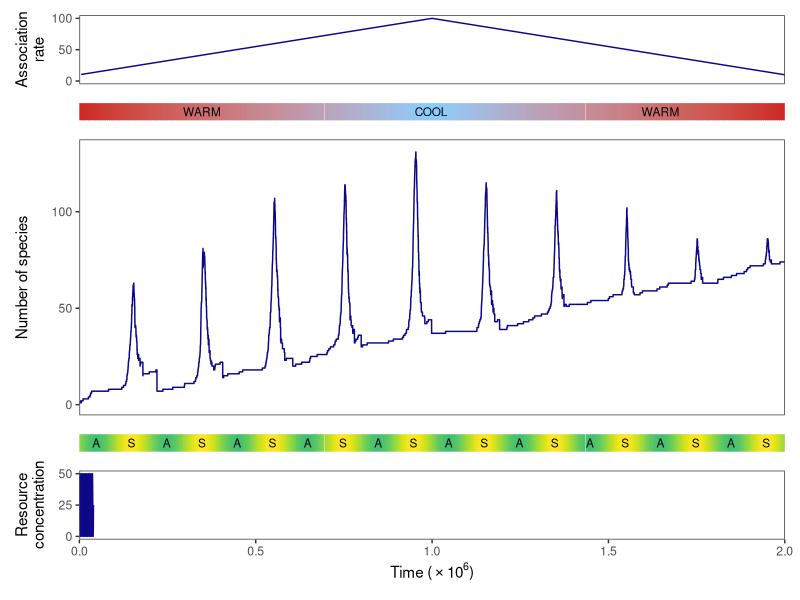

Reproduce this figure in R.
library(tidyverse)
library(patchwork)


dat <- read_tsv("../data/evo_data.tsv", col_types = "ddid") |>
  mutate(time = time / 1e6)
tmax <- max(dat$time)


p1 <- dat |>
  slice(1:400 * 100) |> # Reduce resolution (same quality, smaller file size)
  ggplot(aes(x = time, y = assocRate)) +
  geom_line(color = viridis::plasma(1)) +
  scale_x_continuous(expand = c(0, 0), limits = c(0, NA)) +
  scale_y_continuous(limits = c(0, NA), breaks = c(0, 50, 100)) +
  labs(x = NULL, y = "Association\nrate") +
  theme_bw() +
  theme(panel.grid = element_blank(),
        axis.text.x = element_blank(), axis.ticks.x = element_blank())

p2 <- dat |>
  slice(1:400 * 100) |> # Reduce resolution (same quality, smaller file size)
  ggplot(aes(x = time, y = 0, color = assocRate, fill = assocRate)) +
  geom_tile() +
  scale_x_continuous(expand = c(0, 0)) +
  scale_y_continuous(expand = c(0, 0)) +
  scale_color_gradient(low = "firebrick3", high = "skyblue1") +
  scale_fill_gradient(low = "firebrick3", high = "skyblue1") +
  labs(x = NULL, y = NULL) +
  guides(color = "none", fill = "none") +
  theme_minimal() +
  theme(axis.text = element_blank(), axis.ticks = element_blank()) +
  annotate(geom="text", x=0.175*tmax, y=0, label="WARM", color="black", size=3) +
  annotate(geom="text", x=0.500*tmax, y=0, label="COOL", color="black", size=3) +
  annotate(geom="text", x=0.825*tmax, y=0, label="WARM", color="black", size=3)

p3 <- dat |>
  ggplot(aes(x = time, y = numTypes)) +
  geom_line(color = viridis::plasma(1)) +
  scale_x_continuous(expand = c(0, 0), limits = c(0, NA)) +
  labs(x = NULL, y = "Number of species") +
  theme_bw() +
  theme(panel.grid = element_blank(),
        axis.text.x = element_blank(), axis.ticks.x = element_blank())

p4 <- (dat |>
         slice(1:400 * 100) |> # Reduce resolution (same quality, smaller file size)
         ggplot(aes(x = time, y = 0, color = resource, fill = resource)) +
         geom_tile() +
         scale_x_continuous(expand = c(0, 0)) +
         scale_y_continuous(expand = c(0, 0)) +
         scale_color_viridis_c(begin = 0.7, direction = -1) +
         scale_fill_viridis_c(begin = 0.7, direction = -1) +
         labs(x = NULL, y = NULL) +
         guides(color = "none", fill = "none") +
         theme_minimal() +
         theme(axis.text = element_blank(), axis.ticks = element_blank())) |>
  (\(plt) reduce(1:20, \(p, i) {
    x <- seq(0.025*tmax, 0.975*tmax, l = 20)[i]
    lab <- ifelse(i %% 2 == 0, "S", "A")
    p + annotate(geom = "text", x = x, y = 0, label = lab, color = "black", size = 3)
  }, .init = plt))()


p5 <- dat |>
  slice(1:400 * 100) |> # Reduce resolution (same quality, smaller file size)
  ggplot(aes(x = time, y = resource)) +
  geom_line(color = viridis::plasma(1)) +
  scale_x_continuous(expand = c(0, 0), limits = c(0, 2)) +
  scale_y_continuous(breaks = c(0, 25, 50)) +
  labs(x = expression(paste("Time (", phantom() %*% 10^6, ")")),
       y = "Resource\nconcentration") +
  theme_bw() +
  theme(panel.grid = element_blank())


p <- (p1 / p2 / p3 / p4 / p5 +
        plot_layout(heights = c(1, 0.25, 4, 0.25, 1), tag_level = "new"))

show(p)
#ggsave("../figures/Fig4_new.pdf", device = cairo_pdf, width = 6, height = 7)
